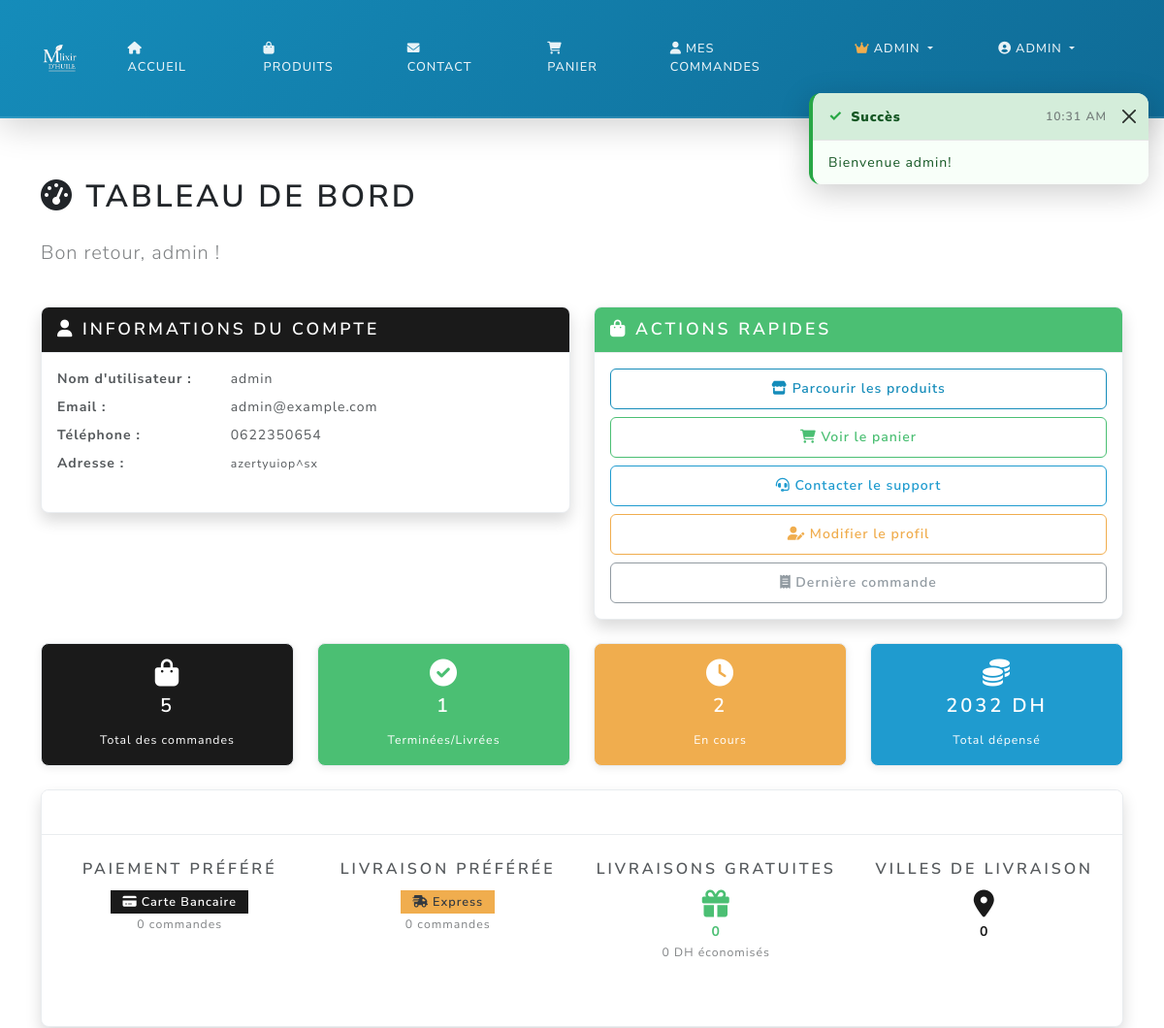
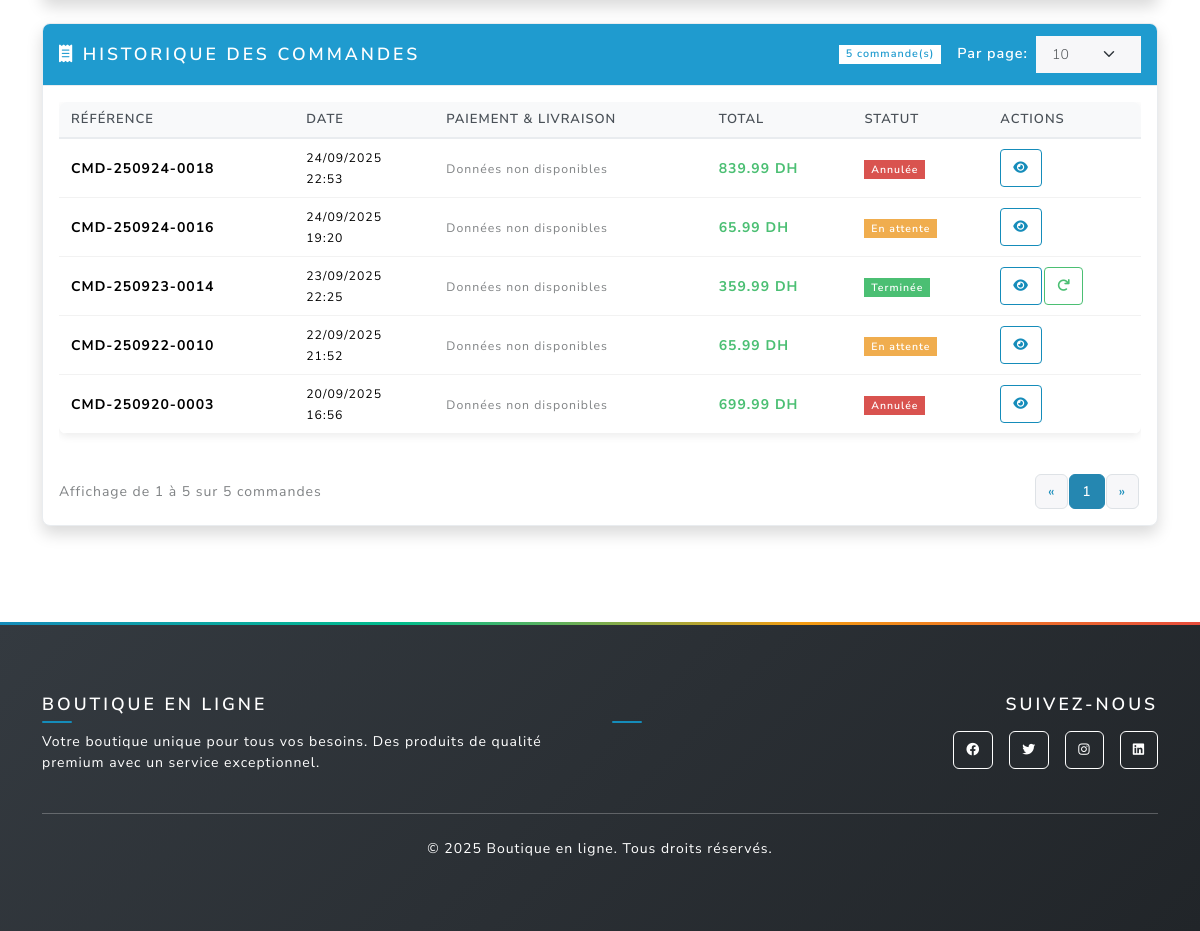
Page /dashboard (signed in) on the earlier database version (2 pictures, top to bottom).
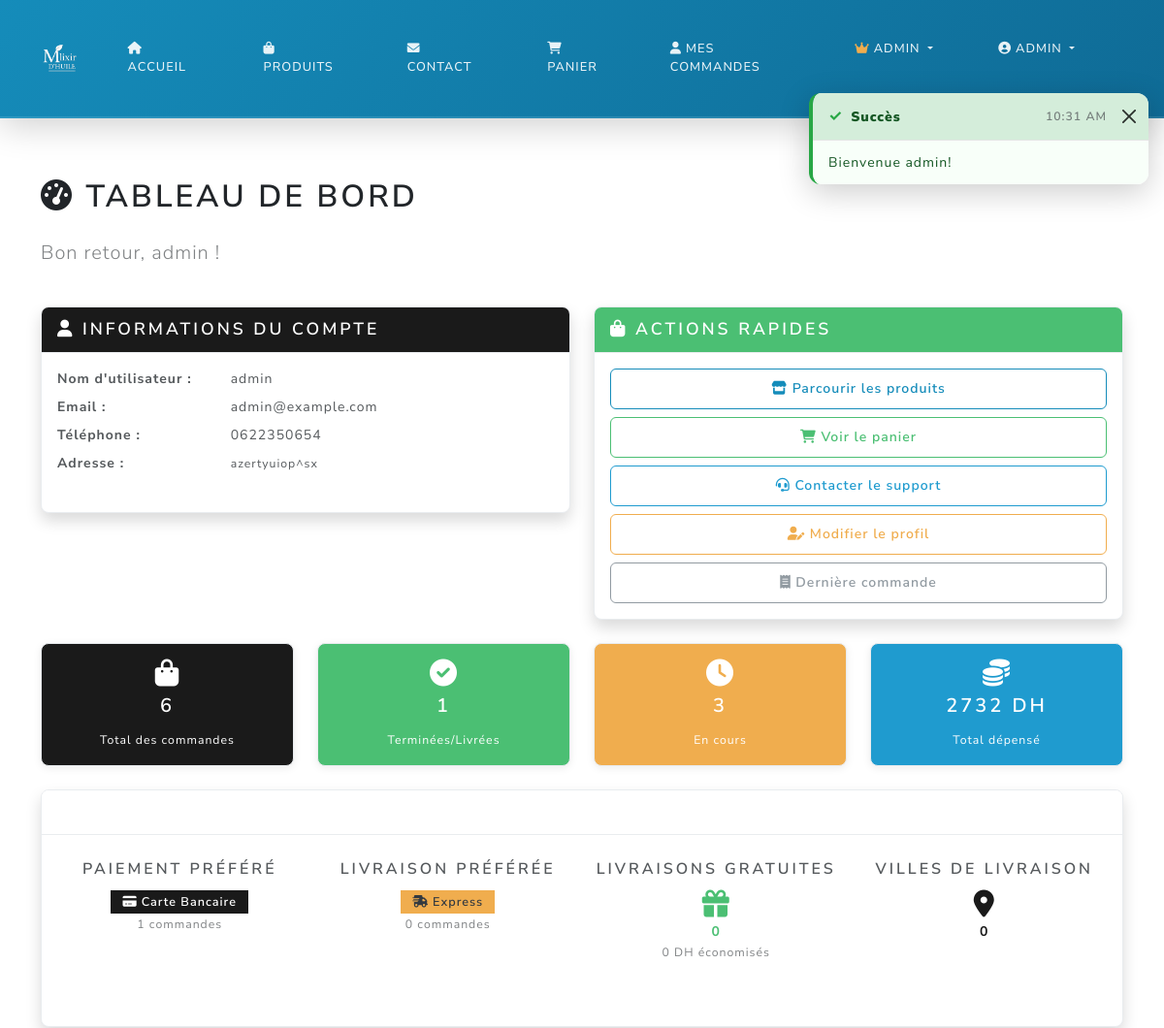
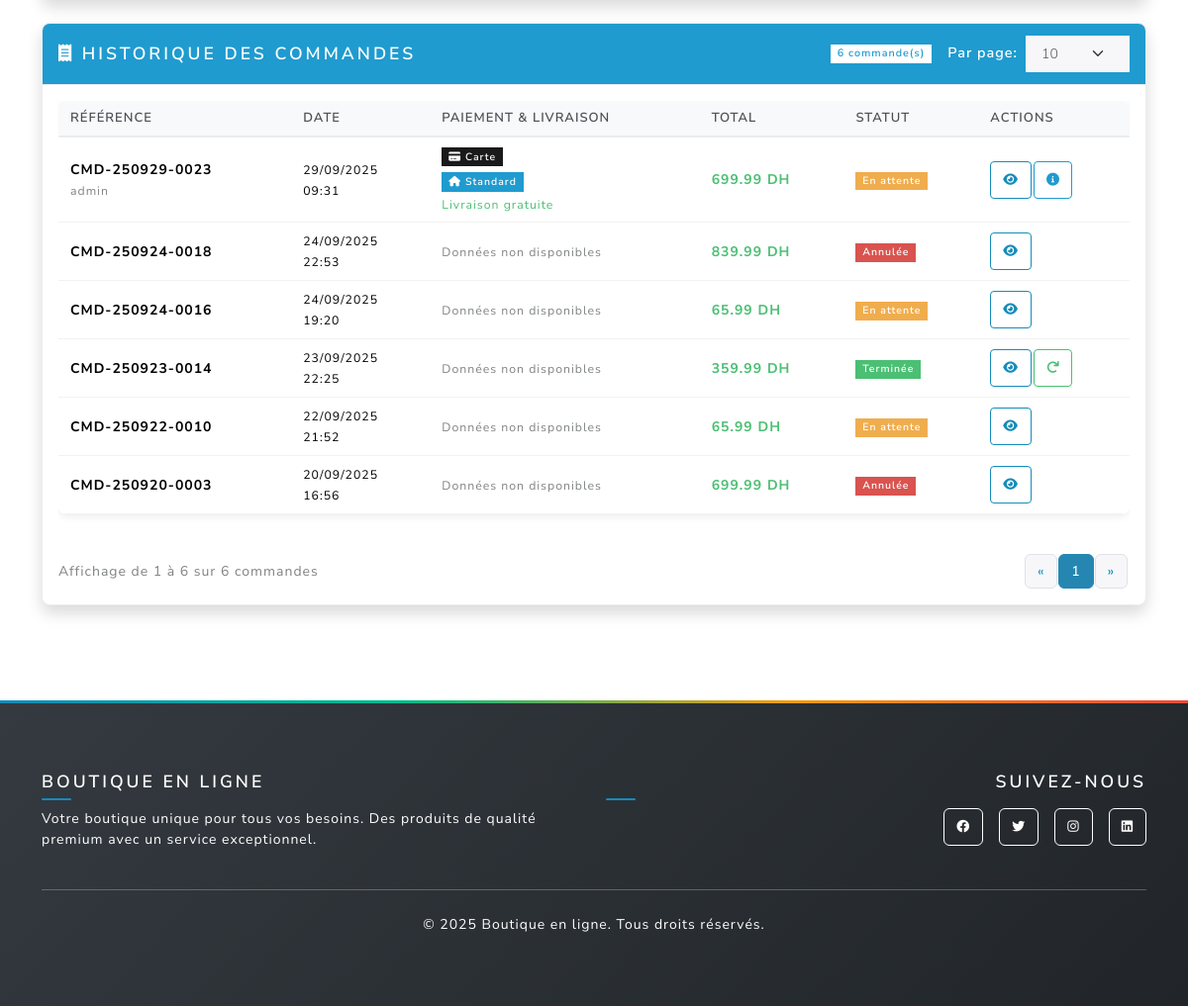
Same page on the later database version (2 pictures, top to bottom).
### main.py (models this page shows, shortened)
class Order(db.Model):
    id = db.Column(db.Integer, primary_key=True)
    user_id = db.Column(db.Integer, db.ForeignKey('user.id'), nullable=False)
    total = db.Column(db.Float, nullable=False)
    status = db.Column(db.String(20), default='pending')
    created_at = db.Column(db.DateTime, default=db.func.current_timestamp())
    @property
    def title(self):
        if self.created_at:
            date_str = self.created_at.strftime('%y%m%d')
            return f"CMD-{date_str}-{str(self.id).zfill(4)}"
        return f"CMD-{str(self.id).zfill(4)}"

class OrderDetails(db.Model):
    id = db.Column(db.Integer, primary_key=True)
    order_id = db.Column(db.Integer, db.ForeignKey('order.id'), nullable=False, unique=True)
    customer_name = db.Column(db.String(100), nullable=False)
    customer_email = db.Column(db.String(120), nullable=False)
    customer_phone = db.Column(db.String(20), nullable=False)
    shipping_address = db.Column(db.Text, nullable=False)
    shipping_city = db.Column(db.String(50), nullable=False)
    shipping_postal = db.Column(db.String(10), nullable=True)
    payment_method = db.Column(db.String(20), nullable=False, default='card')  # 'card' or 'cash_on_delivery'
    delivery_method = db.Column(db.String(20), nullable=False, default='home_delivery')  # 'home_delivery' or 'express_delivery'
    special_instructions = db.Column(db.Text, nullable=True)
    shipping_cost = db.Column(db.Float, nullable=False, default=0)
    created_at = db.Column(db.DateTime, default=db.func.current_timestamp())
    order = db.relationship('Order', backref=db.backref('details', uselist=False, cascade='all, delete-orphan'))

### main.py (the view)
@app.route('/dashboard')
@login_required
def dashboard():
    orders = Order.query.filter_by(user_id=current_user.id).order_by(Order.created_at.desc()).all()
    return render_template('dashboard.html', orders=orders)

### main.py (called while the page is built, shortened)
@login_manager.user_loader
def load_user(user_id):
    return User.query.get(int(user_id))

@app.context_processor
def inject_toast_messages():
    toast_message = session.pop('toast_message', None)
    toast_type = session.pop('toast_type', None)
    return {
        'toast_message': toast_message,
        'toast_type': toast_type or 'info'
    }

@app.context_processor
def inject_cart_count():
    if current_user.is_authenticated:
        try:
            from sqlalchemy import inspect
            inspector = inspect(db.engine)
            if 'cart' in inspector.get_table_names():
                cart_count = Cart.query.filter_by(user_id=current_user.id).count()
                cart_total_quantity = db.session.query(db.func.sum(Cart.quantity))\
                    .filter_by(user_id=current_user.id).scalar() or 0
                return {
                    'cart_count': cart_count,
                    'cart_total_quantity': int(cart_total_quantity)
                }
        except Exception:
            pass
    return {'cart_count': 0, 'cart_total_quantity': 0}

def get_shipping_settings():
    settings = ShippingSettings.query.first()
    return settings

### templates/dashboard.html (shortened to what the changed rows need)
{% extends "base.html" %}
{% block content %}
<div class="container py-4">
  <div class="row">
    <div class="col-12">
      <h1 class="mb-4"><i class="fas fa-tachometer-alt"></i> Tableau de bord</h1>
    </div>
  </div>
  <div class="row mb-4">
    <div class="col-md-3">
      <div class="card bg-primary text-white">
        <div class="card-body text-center">
          <i class="fas fa-shopping-bag fa-2x mb-2"></i>
          <h4>{{ orders|length }}</h4>
          <small>Total des commandes</small>
        </div>
      </div>
    </div>
    <div class="col-md-3">
      <div class="card bg-warning text-white">
        <div class="card-body text-center">
          <i class="fas fa-clock fa-2x mb-2"></i>
          <h4>{{ orders|selectattr('status', 'in', ['pending', 'processing'])|list|length }}</h4>
          <small>En cours</small>
        </div>
      </div>
    </div>
    <div class="col-md-3">
      <div class="card bg-info text-white">
        <div class="card-body text-center">
          <i class="fas fa-coins fa-2x mb-2"></i>
          <h4>{{ "%.0f"|format(orders|sum(attribute='total')) }} DH</h4>
          <small>Total dépensé</small>
        </div>
      </div>
    </div>
  </div>
  {% set orders_with_details = orders|selectattr('details') %}
  {% if orders_with_details %}
  <div class="row mb-4">
    <div class="col-12">
      <div class="card shadow">
        <div class="card-body">
          <div class="row text-center">
            <div class="col-md-3">
              {% set card_orders = orders_with_details|selectattr('details.payment_method', 'equalto', 'card')|list|length %}
              {% set cash_orders = orders_with_details|selectattr('details.payment_method', 'equalto', 'cash_on_delivery')|list|length %}
              <div class="mb-3">
                {% if card_orders >= cash_orders %}
                <span class="badge bg-primary p-2">
                  <i class="fas fa-credit-card me-1"></i>Carte Bancaire
                </span>
                <div><small class="text-muted">{{ card_orders }} commandes</small></div>
                {% else %}
                <span class="badge bg-success p-2">
                  <i class="fas fa-money-bill-wave me-1"></i>À la Livraison
                </span>
                <div><small class="text-muted">{{ cash_orders }} commandes</small></div>
                {% endif %}
              </div>
            </div>
              {% set express_orders = orders_with_details|selectattr('details.delivery_method', 'equalto', 'express_delivery')|list|length %}
              {% set standard_orders = orders_with_details|selectattr('details.delivery_method', 'equalto', 'home_delivery')|list|length %}
              {% set free_shipping_count = orders_with_details|selectattr('details.shipping_cost', 'equalto', 0)|list|length %}
              {% set cities = orders_with_details|map(attribute='details.shipping_city')|unique|list %}
          </div>
        </div>
      </div>
    </div>
  </div>
  {% endif %}
  <div class="row">
    <div class="col-12">
      <div class="card shadow">
        <div class="card-header bg-info text-white d-flex justify-content-between align-items-center">
          <div class="d-flex align-items-center gap-3">
            <span class="badge bg-white text-info">{{ orders|length }} commande(s)</span>
            {% if orders %}
            <div class="d-flex align-items-center">
              <label for="ordersPerPage" class="me-2 mb-0">Par page:</label>
              <select id="ordersPerPage" class="form-select form-select-sm" style="width: auto;">
              </select>
            </div>
            {% endif %}
          </div>
        </div>
        <div class="card-body">
          {% if orders %}
          <div class="table-responsive">
            <table class="table table-hover">
              <thead>
                <tr>
                  <th>Référence</th>
                  <th>Date</th>
                  <th>Paiement & Livraison</th>
                  <th>Total</th>
                  <th>Statut</th>
                  <th>Actions</th>
                </tr>
              </thead>
              <tbody id="ordersTableBody">
                {% for order in orders %}
                <tr class="order-row" data-order-id="{{ order.id }}">
                  <td>
                    <strong>
                      {% if order.title %}
                        {{ order.title }}
                      {% else %}
                        CMD-{{ order.created_at.strftime('%y%m%d') if order.created_at else '000000' }}-{{ ('%04d'|format(order.id)) }}
                      {% endif %}
                    </strong>
                    {% if order.details %}
                    <br><small class="text-muted">{{ order.details.customer_name }}</small>
                    {% endif %}
                  </td>
                  <td>
                    <small>
                      {{ order.created_at.strftime('%d/%m/%Y') if order.created_at else 'N/A' }}<br>
                      {{ order.created_at.strftime('%H:%M') if order.created_at else '' }}
                    </small>
                  </td>
                  <td>
                    {% if order.details %}
                    <div class="mb-1">
                      {% if order.details.payment_method == 'card' %}
                      <span class="badge bg-primary">
                        <i class="fas fa-credit-card me-1"></i>Carte
                      </span>
                      {% elif order.details.payment_method == 'cash_on_delivery' %}
                      <span class="badge bg-success">
                        <i class="fas fa-money-bill-wave me-1"></i>Livraison
                      </span>
                      {% endif %}
                    </div>
                    <div>
                      {% if order.details.delivery_method == 'express_delivery' %}
                      <span class="badge bg-warning text-dark">
                        <i class="fas fa-shipping-fast me-1"></i>Express
                      </span>
                      {% elif order.details.delivery_method == 'home_delivery' %}
                      <span class="badge bg-info">
                        <i class="fas fa-home me-1"></i>Standard
                      </span>
                      {% endif %}
                    </div>
                    {% if order.details.shipping_cost == 0 %}
                    <small class="text-success d-block mt-1">Livraison gratuite</small>
                    {% elif order.details.shipping_cost %}
                    <small class="text-muted d-block mt-1">+{{ "%.0f"|format(order.details.shipping_cost) }} DH</small>
                    {% endif %}
                    {% else %}
                    <small class="text-muted">Données non disponibles</small>
                    {% endif %}
                  </td>
                  <td><strong class="text-success">{{ "%.2f"|format(order.total) }} DH</strong></td>
                  <td>
                    {% if order.status == 'pending' %}
                      <span class="badge bg-warning">En attente</span>
                    {% elif order.status == 'processing' %}
                      <span class="badge bg-info">En cours</span>
                    {% elif order.status == 'shipped' %}
                      <span class="badge bg-primary">Expédiée</span>
                    {% elif order.status == 'delivered' %}
                      <span class="badge bg-success">Livrée</span>
                    {% elif order.status == 'completed' %}
                      <span class="badge bg-success">Terminée</span>
                    {% elif order.status == 'cancelled' %}
                      <span class="badge bg-danger">Annulée</span>
                    {% else %}
                      <span class="badge bg-secondary">{{ order.status.title() }}</span>
                    {% endif %}
                  </td>
                  <td>
                    <div class="btn-group" role="group">
                      <a href="{{ url_for('order_detail', order_id=order.id) }}"
                         class="btn btn-sm btn-outline-primary" title="Voir détails">
                        <i class="fas fa-eye"></i>
                      </a>
                      {% if order.details %}
                      <button type="button" class="btn btn-sm btn-outline-info"
                              data-bs-toggle="modal"
                              data-bs-target="#quickOrderModal{{ order.id }}"
                              title="Aperçu rapide">
                        <i class="fas fa-info-circle"></i>
                      </button>
                      {% endif %}
                      {% if order.status in ['delivered', 'completed'] %}
                      <button class="btn btn-sm btn-outline-success"
                              onclick="reorderItems({{ order.id }})"
                              title="Recommander">
                        <i class="fas fa-redo"></i>
                      </button>
                      {% endif %}
                    </div>
                  </td>
                </tr>
                {% endfor %}
              </tbody>
            </table>
          </div>
          <div class="d-flex justify-content-between align-items-center mt-4">
            <div id="ordersPaginationInfo" class="text-muted">
            </div>
            <nav aria-label="Orders pagination">
              <ul id="ordersPaginationControls" class="pagination pagination-sm mb-0">
              </ul>
            </nav>
          </div>
          {% endif %}
        </div>
      </div>
    </div>
  </div>
</div>
{% endblock %}

Differences in the rows shown:
added Order: title "CMD-250929-0023", details.customer_name "admin", created_at "29/09/2025", created_at "09:31", shows "Carte", shows "Standard", shows "Livraison gratuite", total "699.99", status "En attente"
Other differences:
{{ orders|length }}: "5" → "6"
{{ "%.0f"|format(orders|sum(attribute='total')) }}: "2032" → "2732"
{{ card_orders }}: "0" → "1"
text written by a page script: "Affichage de 1 à 5 sur 5 commandes" → "Affichage de 1 à 6 sur 6 commandes"
text no longer shown: "2"
text now shown: "3"
